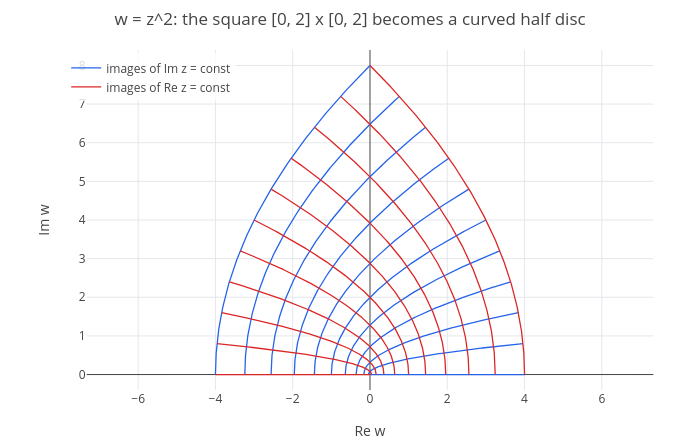

Notebook code for this chart:
### Markdown cell above
## 3. Pictures of maps: what happens to a grid

`cmap(f, z, x0, x1, y0, y1)` draws the images under $f$ of the horizontal lines (blue) and vertical lines (red) of a
grid on the rectangle $x_0 \le \operatorname{Re} z \le x_1$, $y_0 \le \operatorname{Im} z \le y_1$. Squaring doubles
arguments, so the quarter plane opens into a half plane, and the grid lines become parabolas:

### Code cell
p = cmap(z^2, z, 0, 2, 0, 2);
labels(title(p, "w = z^2: the square [0, 2] x [0, 2] becomes a curved half disc"), "Re w", "Im w")

### Figure 1 — Plotly figure (JSON) as saved in the notebook; plotly's stock layout.template omitted (floating-point values rounded to 4 significant figures; data arrays with more than 128 entries replaced by an {"elided": "..."} marker saying what was removed)
{"data": [{"line": {"color": "#2563eb", "width": 1.3}, "mode": "lines", "name": "images of Im z = const", "type": "scatter", "x": {"elided": "2662 float values"}, "y": {"elided": "2662 float values"}}, {"line": {"color": "#dc2626", "width": 1.3}, "mode": "lines", "name": "images of Re z = const", "type": "scatter", "x": {"elided": "2662 float values"}, "y": {"elided": "2662 float values"}}], "layout": {"height": 440, "legend": {"bgcolor": "rgba(255,255,255,0.8)", "x": 0.01, "xanchor": "left", "y": 0.99, "yanchor": "top"}, "margin": {"b": 50, "l": 60, "r": 20, "t": 50}, "showlegend": true, "title": {"text": "w = z^2: the square [0, 2] x [0, 2] becomes a curved half disc"}, "width": 700, "xaxis": {"constrain": "domain", "range": [-7.333, 7.333], "title": {"text": "Re w"}, "zeroline": true}, "yaxis": {"constrain": "domain", "range": [-0.4, 8.4], "scaleanchor": "x", "scaleratio": 1, "title": {"text": "Im w"}, "zeroline": true}}}
